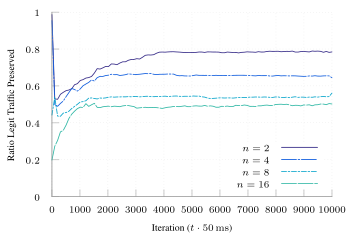

gnuplot code for this plot:
set terminal tikz standalone color size 9cm,6cm font '\scriptsize' preamble '\usepackage{microtype} \usepackage{times} \usepackage[T1]{fontenc} \usepackage{siunitx}\sisetup{detect-all}'
set output "m-udp-uncap.tex"

load "parula.pal"

set style line 102 lc rgb '#a0a0a0' lt 1 lw 1
set border ls 102
set colorbox border 102
set key textcolor rgb "black"
set tics textcolor rgb "black"
set label textcolor rgb "black"

set border 3
set grid x y
set xtics nomirror
set ytics nomirror

#set key autotitle columnhead
set datafile separator ","

set xlabel "Iteration ($t \\cdot{} \\SI{50}{\\milli\\second}$)"
set ylabel "Ratio Legit Traffic Preserved"

set yrange [0.0:1.0]
set key inside bottom right

plot '../results/m-udp-uncap-2' u 1:3 w lines smooth sbezier title "$n=2$" dt 1, \
     '../results/m-udp-uncap-4' u 1:3 w lines smooth sbezier title "$n=4$" dt (18,2,2,2), \
     '../results/m-udp-uncap-8' u 1:3 w lines smooth sbezier title "$n=8$" ls 4  dt (6,2,2,2), \
     '../results/m-udp-uncap-16' u 1:3 w lines smooth sbezier title "$n=16$" ls 5 dt (18,2)#, \
     #'../results/ft-f2-avg.csv' u 1:3 w lines smooth sbezier title "Duration" ls 6 dt (6,2), \
     #'../results/ft-f3-avg.csv' u 1:3 w lines smooth sbezier title "Flow Size" ls 7 dt (2,2)
